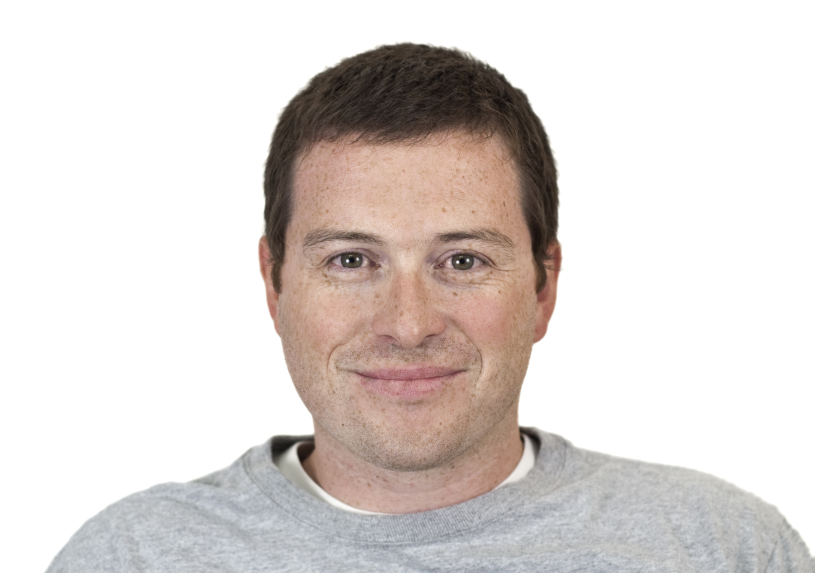
#> input picture FinalProject/stimuli/HappyMale4.jpg, 2444 x 1718 px (shown at 1/3 size); its folder holds 4 pictures in this run
$ python 'Resizing Stim Code.py'
#> lines starting #> are read from the running program, lines starting #| are printed output that depends on the picture
# ONE-TIME RESIZE ORIGINAL STIM FILES

# The original images were very large (i.e., 2444 × 1718 pixels).
# PsychoPy loads full-resolution textures into RAM, even if they are displayed smaller.
# Because the experiment will display 6 faces at once, using full-sized images would cause slowdowns, frame drops, and high memory usage.
# To avoid this, all original stimuli are resized once at the beginning of the script.
# The resized copies are saved to a new folder ("stimuli_small") and used for the rest of the experiment.
# This block only needs to run the first time.
# Afterwards, the folder already exists and contains optimized images.

from PIL import Image   # https://pytutorial.com/python-pil-image-handling-guide/  (i.e., image processing library used for resizing stimulus files)
import os               # https://docs.python.org/3/library/os.html (i.e., tools for listing files, creating directories, and building file paths)

original_folder = "stimuli"          # Folder containing the original large images
small_folder    = "stimuli_small"    # Folder that will store the resized images
os.makedirs(small_folder, exist_ok=True)

TARGET_SIZE = (240, 180)  # Width × height in pixels
                          # This is sufficient for displaying 6 faces on fullscreen.

count = 0  # Counter for how many images are processed

# Loop through all files in the original folder
for fname in os.listdir(original_folder):

    # Resize .jpg images
    if not fname.lower().endswith(".jpg"): # Only process .jpg files; ignore all other file types (there shouldn't be any others but this is just in case)
        continue

    # Building the full path to the current image file
    in_path = os.path.join(original_folder, fname)

    # Load the original large image using PIL
    img = Image.open(in_path)
#> img is the input picture: PIL image 2444x1718 RGB; mean R, G, B 221, 214.2, 211.2

    # Resizing the image to the target resolution using LANCZOS
    img_small = img.resize(TARGET_SIZE, Image.LANCZOS)  # This is a high-quality downsampling filter (https://www.geeksforgeeks.org/python/python-pil-image-resize-method/)
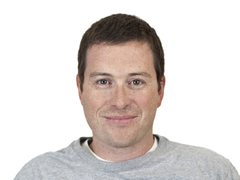
#> img_small: PIL image 240x180 RGB; mean R, G, B 221, 214.2, 211.2

    # Save the resized version into the new folder
    out_path = os.path.join(small_folder, fname)  # Save the resized image into the new folder, preserving the original filename.
    img_small.save(out_path, optimize=True)   # optimize=True reduces file size further

    count += 1  # I wanted to track how many images we resized (i.e.., This should be 126 - 108 images + 18 foils)
#> pass 2 of the loop `for fname in os.listdir(original_folder):`:
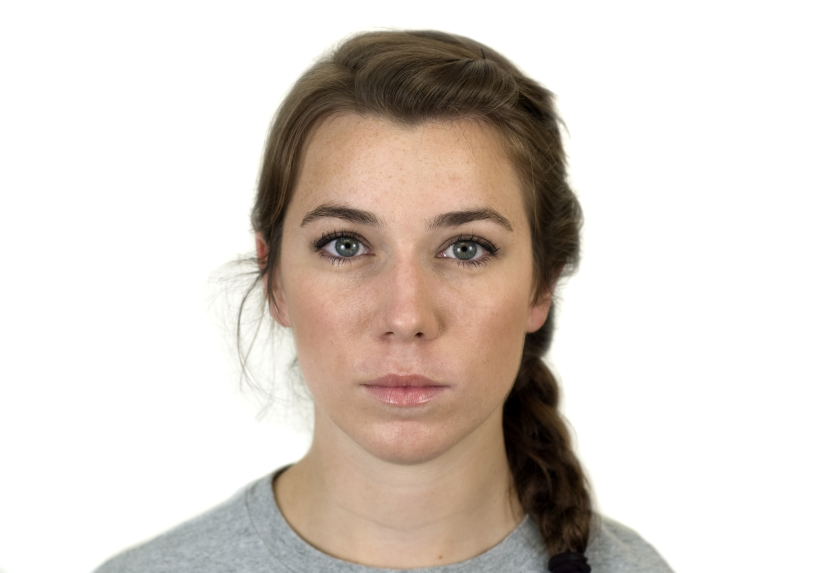
#> input picture FinalProject/stimuli/NeutralFemale14.jpg, 2444 x 1718 px (shown at 1/3 size)
#> img is the input picture: PIL image 2444x1718 RGB; mean R, G, B 217.7, 208.7, 201.7
#> `img_small = img.resize(TARGET_SIZE, Image.LANCZOS)`:
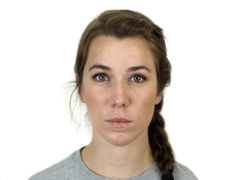
#> img_small: PIL image 240x180 RGB; mean R, G, B 217.7, 208.7, 201.7
#> pass 3 of the loop `for fname in os.listdir(original_folder):`:
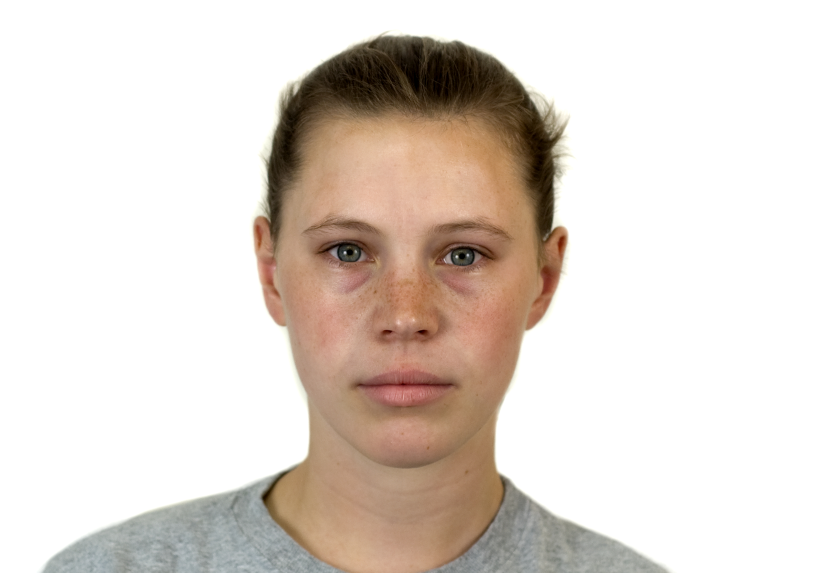
#> input picture FinalProject/stimuli/NeutralFemale5.jpg, 2444 x 1718 px (shown at 1/3 size)
#> img is the input picture: PIL image 2444x1718 RGB; mean R, G, B 223.8, 214.2, 206.7
#> `img_small = img.resize(TARGET_SIZE, Image.LANCZOS)`:
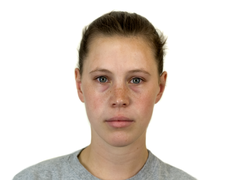
#> img_small: PIL image 240x180 RGB; mean R, G, B 223.8, 214.2, 206.7
#> the loop made 4 passes; the first 3 are shown

print(f"Done resizing {count} JPGs into {small_folder}")  # Confirm in the console that all images have been resized and saved.
